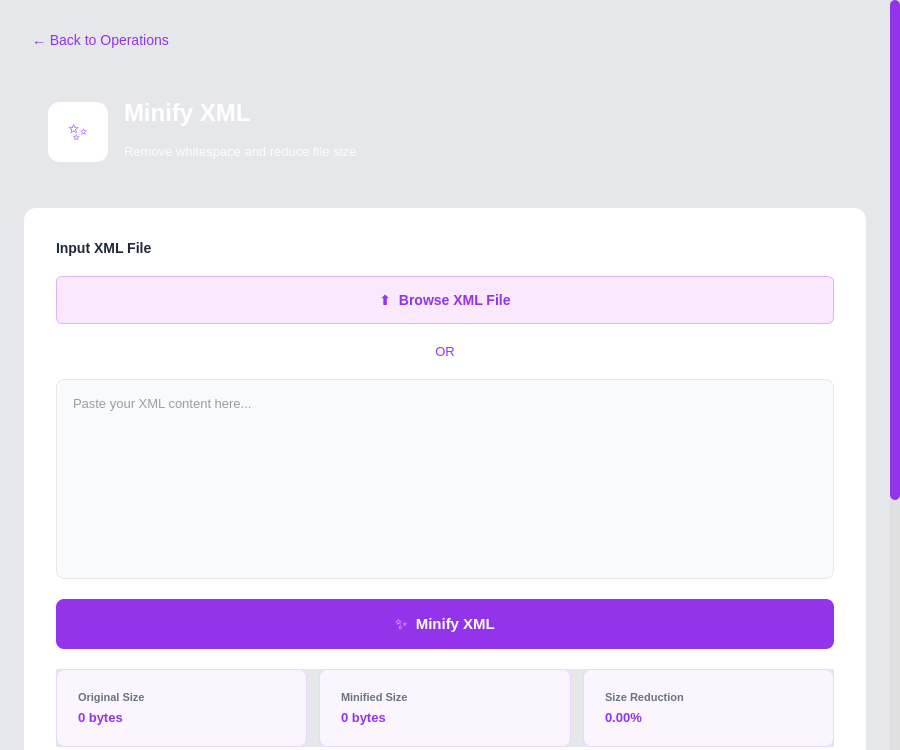
<?xml version="1.0" encoding="UTF-8"?>
<ui version="4.0">
 <class>MinifyingPage</class>
 <widget class="QWidget" name="MinifyingPage">
  <property name="geometry">
   <rect>
    <x>0</x>
    <y>0</y>
    <width>900</width>
    <height>750</height>
   </rect>
  </property>
  <property name="windowTitle">
   <string>Minify XML</string>
  </property>
  <property name="styleSheet">
   <string notr="true">
/* Global styles */
QWidget {
    background-color: #e5e7eb;
}
QLabel {
    background-color: transparent;
}

/* Specific styling for scroll area's content wrapper */
QWidget#scrollAreaWidgetContents {
    background-color: #e5e7eb;
}

/* Back Button */
QPushButton#backButton {
    background-color: transparent;
    border: none;
    color: #9333ea;
    font-size: 14px;
    text-align: left;
    padding: 8px;
}

QPushButton#backButton:hover {
    background-color: rgba(147, 51, 234, 0.1);
    border-radius: 6px;
    text-decoration: none;
}

/* Header Widget (Gradient Purple) */
QWidget#headerWidget {
    background: qlineargradient(x1:0, y1:0, x2:1, y2:0,
                                 stop:0 #9333ea, stop:1 #c026d3);
    border-radius: 12px;
}

QLabel#titleLabel {
    color: white;
    font-size: 24px;
    font-weight: bold;
}

QLabel#subtitleLabel {
    color: rgba(255, 255, 255, 0.9);
    font-size: 13px;
}

/* Content Widget (White Card) */
QWidget#contentWidget {
    background-color: white;
    border-radius: 12px;
}

/* Labels */
QLabel#inputLabel, QLabel#outputLabel {
    color: #1f2937;
    font-size: 14px;
    font-weight: 600;
}

/* Browse Button */
QPushButton#browseButton {
    background-color: #fae8ff;
    color: #9333ea;
    border: 1px solid #d8b4fe;
    border-radius: 6px;
    padding: 12px 24px;
    font-size: 14px;
    font-weight: 500;
}

QPushButton#browseButton:hover {
    background-color: #f3e8ff;
}

/* Input Text Edit */
QTextEdit#inputTextEdit {
    background-color: #f9fafb;
    border: 1px solid #e5e7eb;
    border-radius: 8px;
    padding: 12px;
    font-family: 'Courier New', monospace;
    font-size: 13px;
    color: #374151;
}

QTextEdit#inputTextEdit:focus {
    border: 2px solid #9333ea;
    background-color: white;
}

/* Output Text Edit */
QTextEdit#outputTextEdit {
    background-color: #faf5ff;
    border: 1px solid #e9d5ff;
    border-radius: 8px;
    padding: 12px;
    font-family: 'Courier New', monospace;
    font-size: 13px;
    color: #581c87;
}

/* Minify Button */
QPushButton#minifyButton {
    background-color: #9333ea;
    color: white;
    border: none;
    border-radius: 8px;
    padding: 14px 28px;
    font-size: 15px;
    font-weight: 600;
}

QPushButton#minifyButton:hover {
    background-color: #7e22ce;
}

QPushButton#minifyButton:pressed {
    background-color: #6b21a8;
}

/* Download Button */
QPushButton#downloadButton {
    background-color: #9333ea;
    color: white;
    border: none;
    border-radius: 8px;
    padding: 12px 24px;
    font-size: 14px;
    font-weight: 600;
}

QPushButton#downloadButton:hover {
    background-color: #7e22ce;
}

/* Stats Box Styling */
QFrame#statFrame1, QFrame#statFrame2, QFrame#statFrame3 {
    background-color: #faf5ff;
    border: 1px solid #e9d5ff;
    border-radius: 8px;
    padding: 12px;
}
QLabel#stat1TitleLabel, QLabel#stat2TitleLabel, QLabel#stat3TitleLabel {
    color: #6b7280; font-size: 11px; font-weight: 600;
}
QLabel#originalSizeLabel, QLabel#minifiedSizeLabel, QLabel#reductionLabel {
    color: #9333ea; font-size: 13px; font-weight: bold;
}

/* ScrollBar */
QScrollBar:vertical {
    border: none;
    background: #e0e0e0;
    width: 10px; 
    margin: 0px; 
}
QScrollBar::handle:vertical {
    background: #9333ea; 
    min-height: 20px;
    border-radius: 5px;
}
QScrollBar::handle:vertical:hover {
    background: #7e22ce; 
}
QScrollBar::add-line:vertical, QScrollBar::sub-line:vertical {
    border: none;
    background: none;
    height: 0px; 
}
QScrollBar::add-page:vertical, QScrollBar::sub-page:vertical {
    background: none;
}
   </string>
  </property>

  <layout class="QVBoxLayout" name="rootLayout">
   <property name="leftMargin"><number>0</number></property>
   <property name="rightMargin"><number>0</number></property>
   <property name="topMargin"><number>0</number></property>
   <property name="bottomMargin"><number>0</number></property>

   <item>
    <widget class="QScrollArea" name="scrollArea">
     <property name="widgetResizable">
      <bool>true</bool>
     </property>
     <property name="frameShape">
      <enum>QFrame::NoFrame</enum>
     </property>

     <widget class="QWidget" name="scrollAreaWidgetContents">
      <layout class="QVBoxLayout" name="mainLayout">
       <property name="spacing"><number>16</number></property>
       <property name="leftMargin"><number>24</number></property>
       <property name="topMargin"><number>24</number></property>
       <property name="rightMargin"><number>24</number></property>
       <property name="bottomMargin"><number>24</number></property>

       <!-- 1. Back Button -->
       <item>
        <widget class="QPushButton" name="backButton">
         <property name="text">
          <string>← Back to Operations</string>
         </property>
         <property name="cursor">
          <cursorShape>PointingHandCursor</cursorShape>
         </property>
        </widget>
       </item>

       <!-- 2. Header Widget -->
       <item>
        <widget class="QWidget" name="headerWidget" native="true">
         <property name="minimumSize">
          <size><width>0</width><height>120</height></size>
         </property>
         <layout class="QHBoxLayout" name="headerLayout">
          <property name="spacing"><number>16</number></property>
          <property name="leftMargin"><number>24</number></property>
          <property name="topMargin"><number>24</number></property>
          <property name="rightMargin"><number>24</number></property>
          <property name="bottomMargin"><number>24</number></property>

          <item>
           <widget class="QLabel" name="iconLabel">
            <property name="minimumSize">
             <size><width>60</width><height>60</height></size>
            </property>
            <property name="maximumSize">
             <size><width>60</width><height>60</height></size>
            </property>
            <property name="styleSheet">
             <string notr="true">background-color: white; border-radius: 12px; font-size: 24px; font-weight: bold; color: #9333ea;</string>
            </property>
            <property name="text"><string>✨</string></property>
            <property name="alignment">
             <set>Qt::AlignCenter</set>
            </property>
           </widget>
          </item>

          <item>
           <layout class="QVBoxLayout" name="headerTextLayout">
            <property name="spacing"><number>4</number></property>
            <item>
             <widget class="QLabel" name="titleLabel">
              <property name="text">
               <string>Minify XML</string>
              </property>
             </widget>
            </item>
            <item>
             <widget class="QLabel" name="subtitleLabel">
              <property name="text">
               <string>Remove whitespace and reduce file size</string>
              </property>
             </widget>
            </item>
           </layout>
          </item>
          <item><spacer name="horizontalSpacer"><property name="orientation"><enum>Qt::Horizontal</enum></property></spacer></item>
         </layout>
        </widget>
       </item>

       <!-- 3. Content Widget (White Card) -->
       <item>
        <widget class="QWidget" name="contentWidget" native="true">
         <layout class="QVBoxLayout" name="contentLayout">
          <property name="spacing"><number>20</number></property>
          <property name="leftMargin"><number>32</number></property>
          <property name="topMargin"><number>32</number></property>
          <property name="rightMargin"><number>32</number></property>
          <property name="bottomMargin"><number>32</number></property>

          <item>
           <widget class="QLabel" name="inputLabel">
            <property name="text">
             <string>Input XML File</string>
            </property>
           </widget>
          </item>

          <item>
           <widget class="QPushButton" name="browseButton">
            <property name="minimumSize">
             <size><width>0</width><height>48</height></size>
            </property>
            <property name="cursor">
             <cursorShape>PointingHandCursor</cursorShape>
            </property>
            <property name="text">
             <string>⬆  Browse XML File</string>
            </property>
           </widget>
          </item>

          <item>
           <widget class="QLabel" name="orLabel">
            <property name="text"><string>OR</string></property>
            <property name="alignment"><set>Qt::AlignCenter</set></property>
            <property name="styleSheet"><string>color: #9333ea; font-size: 13px;</string></property>
           </widget>
          </item>

          <item>
           <widget class="QTextEdit" name="inputTextEdit">
            <property name="minimumSize">
             <size><width>0</width><height>200</height></size>
            </property>
            <property name="placeholderText">
             <string>Paste your XML content here...</string>
            </property>
           </widget>
          </item>

          <item>
           <widget class="QPushButton" name="minifyButton">
            <property name="minimumSize">
             <size><width>0</width><height>50</height></size>
            </property>
            <property name="cursor">
             <cursorShape>PointingHandCursor</cursorShape>
            </property>
            <property name="text">
             <string>✨  Minify XML</string>
            </property>
           </widget>
          </item>
          
          <!-- Stats Containers -->
          <item>
           <widget class="QWidget" name="statsWidget" native="true">
            <layout class="QHBoxLayout" name="statsLayout">
             <property name="spacing"><number>12</number></property>
             <property name="leftMargin"><number>0</number></property>
             <property name="topMargin"><number>0</number></property>
             <property name="rightMargin"><number>0</number></property>
             <property name="bottomMargin"><number>0</number></property>
             
             <item>
              <widget class="QFrame" name="statFrame1">
               <property name="frameShape"><enum>QFrame::StyledPanel</enum></property>
               <layout class="QVBoxLayout" name="stat1Layout">
                <item><widget class="QLabel" name="stat1TitleLabel"><property name="text"><string>Original Size</string></property></widget></item>
                <item><widget class="QLabel" name="originalSizeLabel"><property name="text"><string>0 bytes</string></property></widget></item>
               </layout>
              </widget>
             </item>
             
             <item>
              <widget class="QFrame" name="statFrame2">
               <property name="frameShape"><enum>QFrame::StyledPanel</enum></property>
               <layout class="QVBoxLayout" name="stat2Layout">
                <item><widget class="QLabel" name="stat2TitleLabel"><property name="text"><string>Minified Size</string></property></widget></item>
                <item><widget class="QLabel" name="minifiedSizeLabel"><property name="text"><string>0 bytes</string></property></widget></item>
               </layout>
              </widget>
             </item>
             
             <item>
              <widget class="QFrame" name="statFrame3">
               <property name="frameShape"><enum>QFrame::StyledPanel</enum></property>
               <layout class="QVBoxLayout" name="stat3Layout">
                <item><widget class="QLabel" name="stat3TitleLabel"><property name="text"><string>Size Reduction</string></property></widget></item>
                <item><widget class="QLabel" name="reductionLabel"><property name="text"><string>0.00%</string></property></widget></item>
               </layout>
              </widget>
             </item>
            </layout>
           </widget>
          </item>

          <item>
           <widget class="QLabel" name="outputLabel">
            <property name="text"><string>Minified XML</string></property>
           </widget>
          </item>

          <item>
           <widget class="QTextEdit" name="outputTextEdit">
            <property name="minimumSize">
             <size><width>0</width><height>200</height></size>
            </property>
            <property name="readOnly"><bool>true</bool></property>
           </widget>
          </item>

          <item>
           <widget class="QPushButton" name="downloadButton">
            <property name="minimumSize">
             <size><width>0</width><height>45</height></size>
            </property>
            <property name="cursor">
             <cursorShape>PointingHandCursor</cursorShape>
            </property>
            <property name="text">
             <string>⬇  Download</string>
            </property>
           </widget>
          </item>

         </layout>
        </widget>
       </item>

      </layout>
     </widget>
    </widget>
   </item>

  </layout>
 </widget>
 <resources/>
 <connections/>
</ui>
